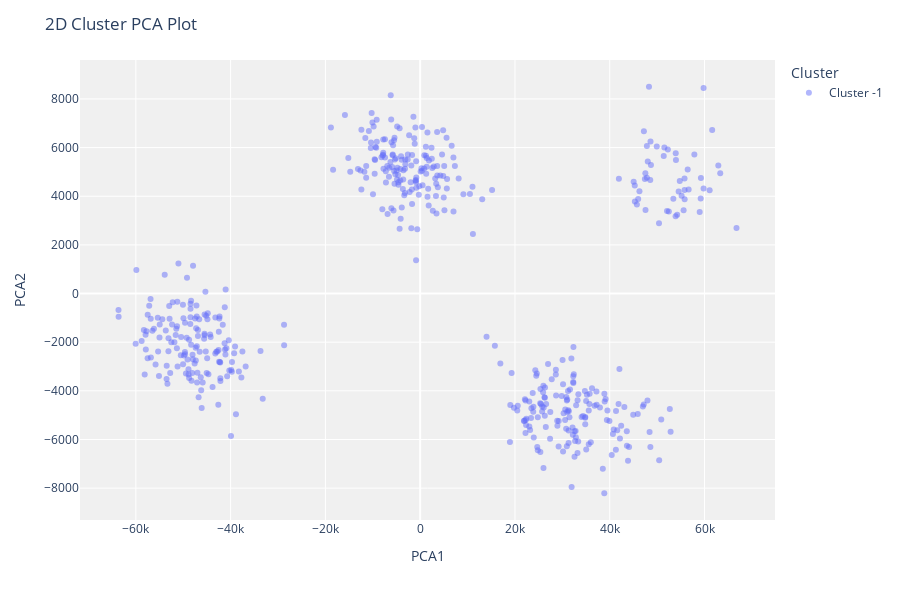

Write notebook code for a chart like this one.
### Code cell
plot_model(ap)

### Figure 1 — Plotly figure (JSON) as saved in the notebook; plotly's stock layout.template omitted (floating-point values rounded to 4 significant figures; data arrays with more than 128 entries replaced by an {"elided": "..."} marker saying what was removed)
{"data": [{"customdata": {"elided": "505x1 int values"}, "hovertemplate": "Cluster=Cluster -1<br>PCA1=%{x}<br>PCA2=%{y}<br>Feature=%{customdata[0]}<extra></extra>", "legendgroup": "Cluster -1", "marker": {"color": "#636efa", "opacity": 0.5, "symbol": "circle"}, "mode": "markers", "name": "Cluster -1", "orientation": "v", "showlegend": true, "textposition": "top center", "type": "scatter", "x": {"elided": "505 float values"}, "xaxis": "x", "y": {"elided": "505 float values"}, "yaxis": "y"}], "layout": {"height": 600, "legend": {"title": {"text": "Cluster"}, "tracegroupgap": 0}, "margin": {"t": 60}, "plot_bgcolor": "rgb(240,240,240)", "title": {"text": "2D Cluster PCA Plot"}, "xaxis": {"anchor": "y", "domain": [0, 1], "title": {"text": "PCA1"}}, "yaxis": {"anchor": "x", "domain": [0, 1], "title": {"text": "PCA2"}}}}
